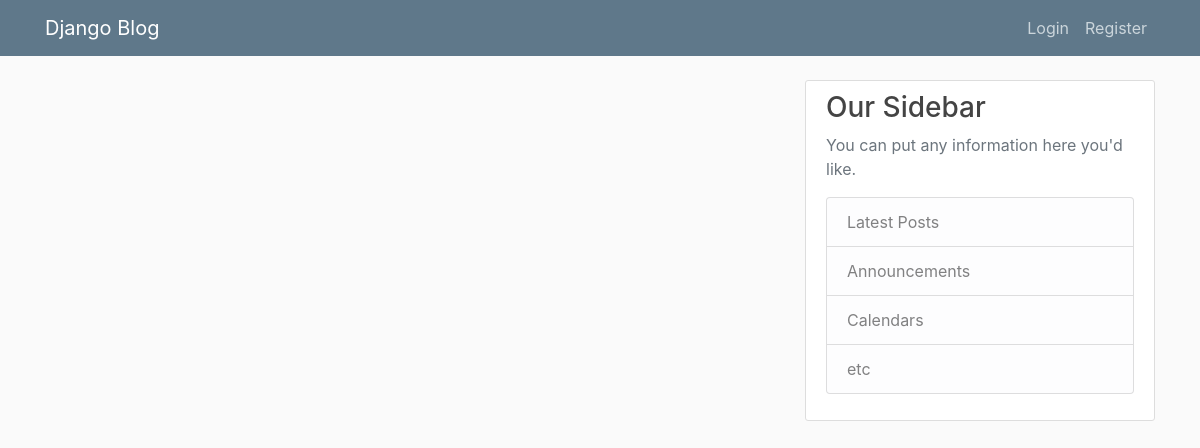
/, run on an earlier commit of the app's database.
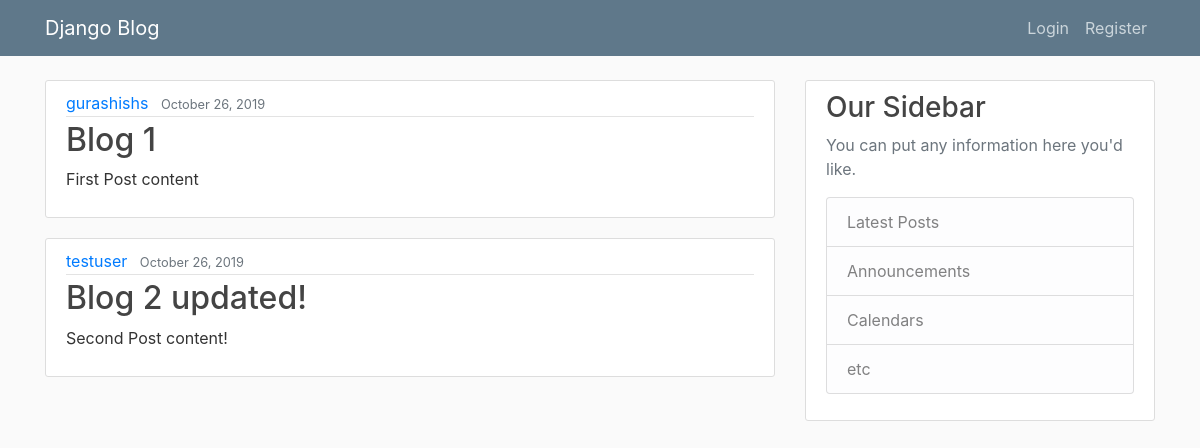
And on a later commit of the database.
### blog/models.py (models this page shows, shortened)
class Post(models.Model):
    title = models.CharField(max_length=100)
    content = models.TextField()
    date_posted = models.DateTimeField(default=timezone.now)
    author = models.ForeignKey(User, on_delete=models.CASCADE)

### blog/views.py (the view)
# urls.py: path('',home, name='blog-home'),
def home(request):
    posts = Post.objects.all()
    context = {
        'posts': posts,
    }
    template = 'blog/home.html'
    return render(request,template,context)

### blog/templates/blog/home.html
{% extends 'base.html' %}
{% block content %}
{%for post in posts%}
<article class="media content-section">
    <div class="media-body">
        <div class="article-metadata">
            <a class="mr-2" href="#">{{ post.author }}</a>
            <small class="text-muted">{{ post.date_posted | date:'F d, Y'}}</small>
        </div>
        <h2><a class="article-title" href="#">{{ post.title }}</a></h2>
        <p class="article-content">{{ post.content }}</p>
    </div>
</article>
{%endfor%}
{% endblock %}

### templates/base.html (shortened to what this page needs)
{% load static %}
<!doctype html>
<html lang="en">
<head>
    <link rel="stylesheet" href="https://stackpath.bootstrapcdn.com/bootstrap/4.3.1/css/bootstrap.min.css"
>
    <link rel="stylesheet" type='text/css' href="{% static 'blog/main.css' %}">
     </head>
<body>
    {% include 'navbar.html' %}
    <main role="main" class="container">
            <div class="row">
              <div class="col-md-8">
                {% block content %}
                {% endblock %}
              </div>
              <div class="col-md-4">
                <div class="content-section">
                  <h3>Our Sidebar</h3>
                  <p class='text-muted'>You can put any information here you'd like.
                    <ul class="list-group">
                      <li class="list-group-item list-group-item-light">Latest Posts</li>
                      <li class="list-group-item list-group-item-light">Announcements</li>
                      <li class="list-group-item list-group-item-light">Calendars</li>
                      <li class="list-group-item list-group-item-light">etc</li>
                    </ul>
                  </p>
                </div>
              </div>
            </div>
          </main>
</body>
</html>

### templates/navbar.html (shortened to what this page needs)
<header class="site-header">
    <nav class="navbar navbar-expand-md navbar-dark bg-steel fixed-top">
        <div class="container">
            <a class="navbar-brand mr-4" href="/">Django Blog</a>
            <div class="collapse navbar-collapse" id="navbarToggle">
                <div class="navbar-nav">
                    {% if user.is_authenticated %}
                        <a class="nav-item nav-link" href="{% url 'profile' %}">Profile</a>
                        <a class="nav-item nav-link" href="{% url 'logout' %}">Logout</a>
                {% else %}
                    <a class="nav-item nav-link" href="{% url 'login' %}">Login</a>
                    <a class="nav-item nav-link" href="{% url 'register' %}">Register</a>
                {% endif %}
                </div>
            </div>
        </div>
    </nav>
</header>

### blog/static/blog/main.css (style rules this page uses)
body { background: #fafafa; color: #333333; margin-top: 5rem; }
h1, h2, h3, h4, h5, h6 { color: #444444; }
ul { margin: 0; }
.bg-steel { background-color: #5f788a; }
.site-header .navbar-nav .nav-link { color: #cbd5db; }
.content-section { background: #ffffff; padding: 10px 20px; border: 1px solid #dddddd; border-radius: 3px; margin-bottom: 20px; }
.article-title { color: #444444; }
.article-content { white-space: pre-line; }
.article-metadata { padding-bottom: 1px; margin-bottom: 4px; border-bottom: 1px solid #e3e3e3 }

What changed in the data, as far as the page shows it:
added Post: author "gurashishs", date_posted "October 26, 2019", title "Blog 1", content "First Post content"
added Post: author "testuser", date_posted "October 26, 2019", title "Blog 2 updated!", content "Second Post content!"
